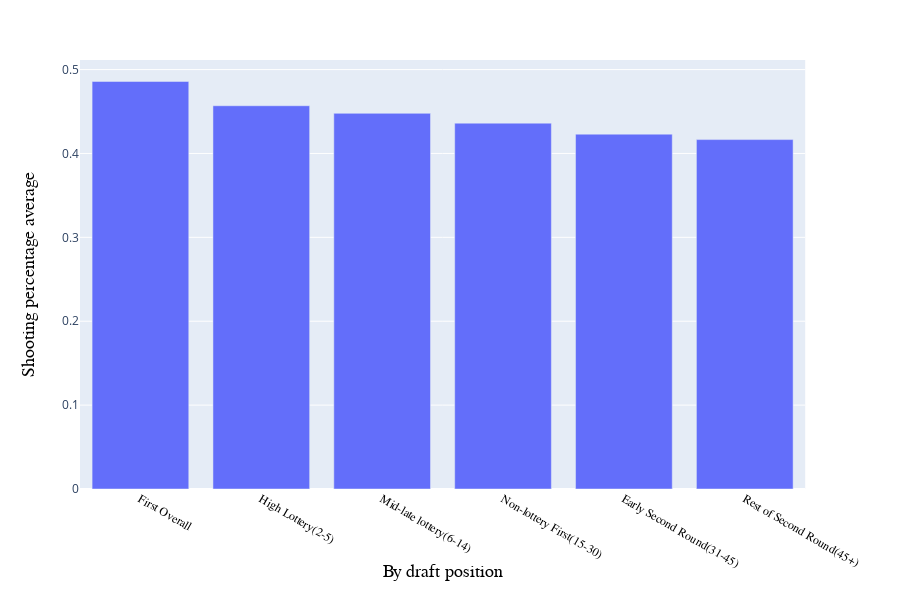

Notebook cell for this chart:
### Code cell
avg_fg = [bucket1_df["fg"].mean(), bucket2_df["fg"].mean(), bucket3_df["fg"].mean(),
              bucket4_df["fg"].mean(), bucket5_df["fg"].mean(), bucket6_df["fg"].mean()]

temp = pd.DataFrame(list(zip(bucket_names, avg_fg)), 
               columns =['Draft \'Bucket\'', 'Shooting percentage average']) 

fig5 = px.bar(temp, x='Draft \'Bucket\'', y='Shooting percentage average', labels = {"Draft \'Bucket\'": "By draft position"})
fig5.update_xaxes(title_font={"size":18, "family": "Georgia", "color":"black"},
                tickfont = {"size":12, "family": "Georgia", "color":"black"})
fig5.update_yaxes(title_font={"size":18, "family": "Georgia", "color":"black"})
fig5.show()

### Figure 1 — Plotly figure (JSON) as saved in the notebook; plotly's stock layout.template omitted (floating-point values rounded to 4 significant figures)
{"data": [{"alignmentgroup": "True", "hoverlabel": {"namelength": 0}, "hovertemplate": "By draft position=%{x}<br>Shooting percentage average=%{y}", "legendgroup": "", "marker": {"color": "#636efa"}, "name": "", "offsetgroup": "", "orientation": "v", "showlegend": false, "textposition": "auto", "type": "bar", "x": ["First Overall", "High Lottery(2-5)", "Mid-late lottery(6-14)", "Non-lottery First(15-30)", "Early Second Round(31-45)", "Rest of Second Round(45+)"], "xaxis": "x", "y": [0.4858, 0.4569, 0.4478, 0.4361, 0.423, 0.4165], "yaxis": "y"}], "layout": {"barmode": "relative", "height": 600, "legend": {"tracegroupgap": 0}, "margin": {"t": 60}, "xaxis": {"anchor": "y", "domain": [0, 0.98], "tickfont": {"color": "black", "family": "Georgia", "size": 12}, "title": {"font": {"color": "black", "family": "Georgia", "size": 18}, "text": "By draft position"}}, "yaxis": {"anchor": "x", "domain": [0, 1], "title": {"font": {"color": "black", "family": "Georgia", "size": 18}, "text": "Shooting percentage average"}}}}
